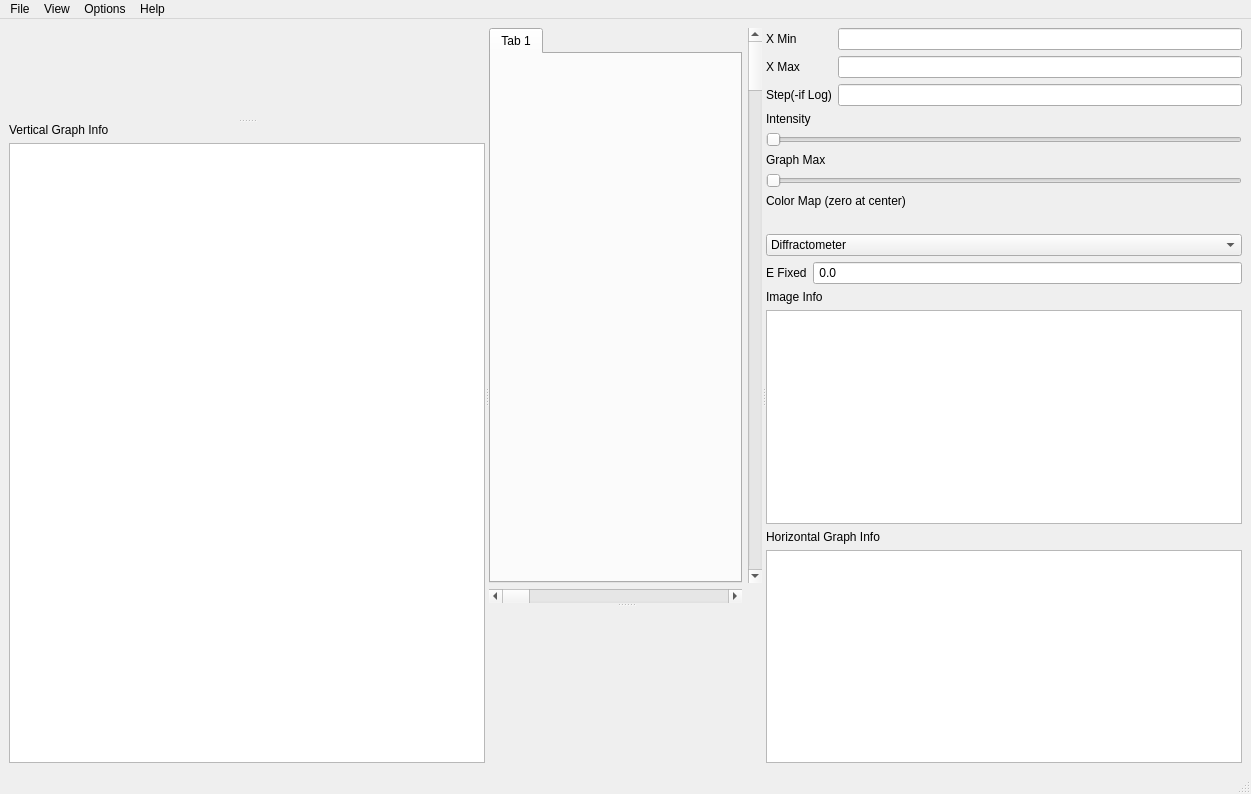
<?xml version="1.0" encoding="UTF-8"?>
<ui version="4.0">
 <class>SpectrumViewer</class>
 <widget class="QMainWindow" name="SpectrumViewer">
  <property name="geometry">
   <rect>
    <x>0</x>
    <y>0</y>
    <width>1251</width>
    <height>794</height>
   </rect>
  </property>
  <property name="windowTitle">
   <string>Image Viewer</string>
  </property>
  <widget class="QWidget" name="centralwidget">
   <layout class="QHBoxLayout" name="horizontalLayout">
    <item>
     <widget class="QSplitter" name="left_right_splitter">
      <property name="orientation">
       <enum>Qt::Horizontal</enum>
      </property>
      <widget class="QSplitter" name="vgraphSplitter">
       <property name="orientation">
        <enum>Qt::Vertical</enum>
       </property>
       <widget class="QwtPlot" name="v_graphPlot">
        <property name="enabled">
         <bool>true</bool>
        </property>
        <property name="sizePolicy">
         <sizepolicy hsizetype="MinimumExpanding" vsizetype="Expanding">
          <horstretch>0</horstretch>
          <verstretch>0</verstretch>
         </sizepolicy>
        </property>
       </widget>
       <widget class="QWidget" name="verticalLayoutWidget">
        <layout class="QVBoxLayout" name="v_graphInfo">
         <item>
          <widget class="QLabel" name="v_graphInfoLabel">
           <property name="text">
            <string>Vertical Graph Info</string>
           </property>
          </widget>
         </item>
         <item>
          <widget class="QTableWidget" name="v_graph_table">
           <property name="enabled">
            <bool>true</bool>
           </property>
          </widget>
         </item>
        </layout>
       </widget>
      </widget>
      <widget class="QSplitter" name="imageSplitter">
       <property name="orientation">
        <enum>Qt::Vertical</enum>
       </property>
       <widget class="QWidget" name="layoutWidget">
        <layout class="QGridLayout" name="gridLayout">
         <item row="0" column="1">
          <widget class="QScrollBar" name="imageVerticalScrollBar">
           <property name="orientation">
            <enum>Qt::Vertical</enum>
           </property>
          </widget>
         </item>
         <item row="2" column="0">
          <widget class="QScrollBar" name="imageHorizontalScrollBar">
           <property name="orientation">
            <enum>Qt::Horizontal</enum>
           </property>
          </widget>
         </item>
         <item row="0" column="0">
          <widget class="QTabWidget" name="imageTabs">
           <property name="currentIndex">
            <number>0</number>
           </property>
           <widget class="QWidget" name="tab">
            <attribute name="title">
             <string>Tab 1</string>
            </attribute>
            <layout class="QVBoxLayout" name="verticalLayout">
             <item>
              <widget class="QwtPlot" name="spectrumPlot"/>
             </item>
            </layout>
           </widget>
          </widget>
         </item>
        </layout>
       </widget>
       <widget class="QWidget" name="layoutWidget2">
        <layout class="QHBoxLayout" name="h_graphLayout">
         <item>
          <widget class="QwtPlot" name="h_graphPlot"/>
         </item>
         <item>
          <spacer name="h_scrollBarSpace">
           <property name="orientation">
            <enum>Qt::Horizontal</enum>
           </property>
           <property name="sizeType">
            <enum>QSizePolicy::Fixed</enum>
           </property>
           <property name="sizeHint" stdset="0">
            <size>
             <width>16</width>
             <height>20</height>
            </size>
           </property>
          </spacer>
         </item>
        </layout>
       </widget>
      </widget>
      <widget class="QWidget" name="layoutWidget_grid4">
       <layout class="QGridLayout" name="gridLayout_4">
        <item row="0" column="0">
         <layout class="QFormLayout" name="formLayout">
          <item row="0" column="0">
           <widget class="QLabel" name="X_Min_label">
            <property name="text">
             <string>X Min</string>
            </property>
           </widget>
          </item>
          <item row="0" column="1">
           <widget class="QLineEdit" name="x_min_input">
            <property name="acceptDrops">
             <bool>false</bool>
            </property>
           </widget>
          </item>
          <item row="1" column="0">
           <widget class="QLabel" name="X_Max_label">
            <property name="text">
             <string>X Max</string>
            </property>
           </widget>
          </item>
          <item row="1" column="1">
           <widget class="QLineEdit" name="x_max_input">
            <property name="acceptDrops">
             <bool>false</bool>
            </property>
           </widget>
          </item>
          <item row="2" column="0">
           <widget class="QLabel" name="Step_Label">
            <property name="text">
             <string>Step(-if Log)</string>
            </property>
           </widget>
          </item>
          <item row="2" column="1">
           <widget class="QLineEdit" name="step_input">
            <property name="acceptDrops">
             <bool>false</bool>
            </property>
           </widget>
          </item>
         </layout>
        </item>
        <item row="1" column="0">
         <layout class="QGridLayout" name="gridLayout_2">
          <item row="1" column="0">
           <widget class="QSlider" name="intensity_slider">
            <property name="orientation">
             <enum>Qt::Horizontal</enum>
            </property>
           </widget>
          </item>
          <item row="0" column="0">
           <widget class="QLabel" name="intensity_label">
            <property name="text">
             <string>Intensity</string>
            </property>
           </widget>
          </item>
         </layout>
        </item>
        <item row="2" column="0">
         <layout class="QGridLayout" name="gridLayout_3">
          <item row="0" column="0">
           <widget class="QLabel" name="graph_max_label">
            <property name="text">
             <string>Graph Max</string>
            </property>
           </widget>
          </item>
          <item row="1" column="0">
           <widget class="QSlider" name="graph_max_slider">
            <property name="orientation">
             <enum>Qt::Horizontal</enum>
            </property>
           </widget>
          </item>
         </layout>
        </item>
        <item row="3" column="0">
         <widget class="QLabel" name="label_2">
          <property name="text">
           <string>Color Map (zero at center)</string>
          </property>
         </widget>
        </item>
        <item row="4" column="0">
         <widget class="QLabel" name="color_scale"/>
        </item>
        <item row="7" column="0">
         <widget class="QLabel" name="table_label">
          <property name="enabled">
           <bool>true</bool>
          </property>
          <property name="text">
           <string>Image Info</string>
          </property>
         </widget>
        </item>
        <item row="8" column="0">
         <widget class="QTableWidget" name="image_table">
          <property name="enabled">
           <bool>true</bool>
          </property>
         </widget>
        </item>
        <item row="9" column="0">
         <widget class="QLabel" name="label">
          <property name="enabled">
           <bool>true</bool>
          </property>
          <property name="text">
           <string>Horizontal Graph Info</string>
          </property>
         </widget>
        </item>
        <item row="10" column="0">
         <widget class="QTableWidget" name="h_graph_table">
          <property name="enabled">
           <bool>true</bool>
          </property>
         </widget>
        </item>
        <item row="5" column="0">
         <widget class="QComboBox" name="emode_combo_box">
          <item>
           <property name="text">
            <string>Diffractometer</string>
           </property>
          </item>
          <item>
           <property name="text">
            <string>Direct Geometry Spectrometer</string>
           </property>
          </item>
          <item>
           <property name="text">
            <string>Indirect Geometry Spectrometer</string>
           </property>
          </item>
         </widget>
        </item>
        <item row="6" column="0">
         <layout class="QFormLayout" name="formLayout_2">
          <item row="0" column="0">
           <widget class="QLabel" name="efixed_label">
            <property name="text">
             <string>E Fixed</string>
            </property>
           </widget>
          </item>
          <item row="0" column="1">
           <widget class="QLineEdit" name="efixed_control">
            <property name="acceptDrops">
             <bool>false</bool>
            </property>
            <property name="text">
             <string> 0.0</string>
            </property>
           </widget>
          </item>
         </layout>
        </item>
       </layout>
      </widget>
     </widget>
    </item>
   </layout>
  </widget>
  <widget class="QMenuBar" name="menubar">
   <property name="geometry">
    <rect>
     <x>0</x>
     <y>0</y>
     <width>1251</width>
     <height>21</height>
    </rect>
   </property>
   <widget class="QMenu" name="menuFile">
    <property name="title">
     <string>File</string>
    </property>
    <addaction name="actionClose"/>
   </widget>
   <widget class="QMenu" name="menuEdit">
    <property name="title">
     <string>View</string>
    </property>
    <addaction name="action_Vscroll"/>
    <addaction name="action_Hscroll"/>
   </widget>
   <widget class="QMenu" name="menuOptions">
    <property name="title">
     <string>Options</string>
    </property>
    <widget class="QMenu" name="menuColor_Map">
     <property name="title">
      <string>Color Map</string>
     </property>
     <addaction name="actionHeat"/>
     <addaction name="actionGray"/>
     <addaction name="actionNegative_Gray"/>
     <addaction name="actionGreen_Yellow"/>
     <addaction name="actionRainbow"/>
     <addaction name="actionOptimal"/>
     <addaction name="actionMulti"/>
     <addaction name="actionSpectrum"/>
     <addaction name="actionLoadColormap"/>
    </widget>
    <widget class="QMenu" name="menuGraph_Selected">
     <property name="title">
      <string>Graph Selected</string>
     </property>
     <addaction name="actionClear_Selections"/>
     <addaction name="actionOverlaid"/>
     <addaction name="actionOffset_Vertically"/>
     <addaction name="actionOffset_Diagonally"/>
    </widget>
    <addaction name="menuColor_Map"/>
    <addaction name="menuGraph_Selected"/>
    <addaction name="actionGraph_Rebinned_Data"/>
   </widget>
   <widget class="QMenu" name="menuHelp">
    <property name="title">
     <string>Help</string>
    </property>
    <addaction name="actionOnline_Help_Page"/>
   </widget>
   <addaction name="menuFile"/>
   <addaction name="menuEdit"/>
   <addaction name="menuOptions"/>
   <addaction name="menuHelp"/>
  </widget>
  <widget class="QStatusBar" name="statusbar"/>
  <action name="action">
   <property name="text">
    <string>Vertical Scroll Bar</string>
   </property>
  </action>
  <action name="actionClose">
   <property name="text">
    <string>Close</string>
   </property>
  </action>
  <action name="action_Hscroll">
   <property name="text">
    <string>Horizontal Scroll Bar</string>
   </property>
  </action>
  <action name="action_Vscroll">
   <property name="text">
    <string>Vertical Scroll Bar</string>
   </property>
  </action>
  <action name="actionVertical_Cut">
   <property name="text">
    <string>Vertical Cut</string>
   </property>
  </action>
  <action name="actionGraph_Rebinned_Data">
   <property name="text">
    <string>Graph Rebinned Data</string>
   </property>
  </action>
  <action name="actionHeat">
   <property name="text">
    <string>Heat</string>
   </property>
  </action>
  <action name="actionGray">
   <property name="text">
    <string>Gray</string>
   </property>
  </action>
  <action name="actionNegative_Gray">
   <property name="text">
    <string>Negative Gray</string>
   </property>
  </action>
  <action name="actionGreen_Yellow">
   <property name="text">
    <string>Green-Yellow</string>
   </property>
  </action>
  <action name="actionRainbow">
   <property name="text">
    <string>Rainbow</string>
   </property>
  </action>
  <action name="actionOptimal">
   <property name="text">
    <string>Optimal</string>
   </property>
  </action>
  <action name="actionMulti">
   <property name="text">
    <string>Multi</string>
   </property>
  </action>
  <action name="actionSpectrum">
   <property name="text">
    <string>Spectrum</string>
   </property>
  </action>
  <action name="actionClear_Selections">
   <property name="text">
    <string>Clear Selections</string>
   </property>
  </action>
  <action name="actionOverlaid">
   <property name="text">
    <string>Overlaid</string>
   </property>
  </action>
  <action name="actionOffset_Vertically">
   <property name="text">
    <string>Offset Vertically</string>
   </property>
  </action>
  <action name="actionOffset_Diagonally">
   <property name="text">
    <string>Offset Diagonally</string>
   </property>
  </action>
  <action name="actionLoadColormap">
   <property name="text">
    <string>Load Colormap</string>
   </property>
  </action>
  <action name="actionOnline_Help_Page">
   <property name="text">
    <string>Online Help Page</string>
   </property>
  </action>
 </widget>
 <customwidgets>
  <customwidget>
   <class>QwtPlot</class>
   <extends>QFrame</extends>
   <header>qwt_plot.h</header>
   <container>1</container>
  </customwidget>
 </customwidgets>
 <resources/>
 <connections/>
</ui>
